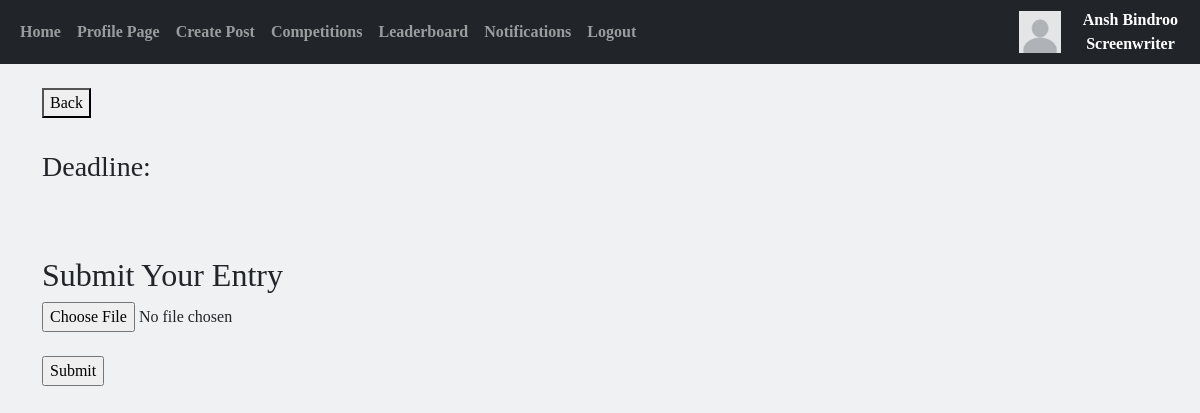
The page /comp/1 (signed in) on the database as committed earlier.
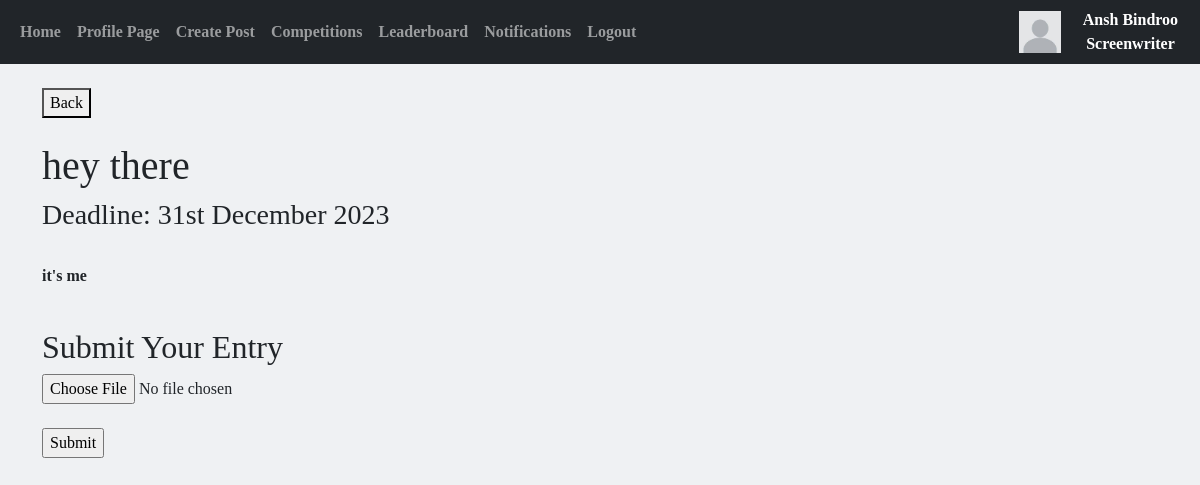
The same page on the database as committed later.
### website/models.py (models this page shows)
class Competitions(db.Model):
    __tablename__ = "Competitions"
    compid = db.Column(db.Integer, primary_key=True)
    producerid = db.Column(db.Integer, db.ForeignKey('Producers.producerid'))
    title = db.Column(db.String(300))
    brief = db.Column(db.Text)
    deadline = db.Column(db.DateTime(timezone=True))
    deadline_string = db.Column(db.String(300))
    date_created = db.Column(db.String(300))
    datetime_created = db.Column(db.DateTime(timezone=True), default=func.now())
    submissionnum = db.Column(db.Integer)
    responses = db.relationship('Notifications', backref="comp", passive_deletes=True)
    awards = db.relationship('Awards', backref="comp", passive_deletes=True)

### website/comps.py (the view)
@comps.route('/comp/<compid>', methods=['GET', 'POST'])
@login_required
def comp(compid):
    UpdateNotificationNumber(current_user.id)
    comp = Competitions.query.filter_by(compid = compid).first()
    writer = Screenwriters.query.filter_by(userid=current_user.id).first()
    notif = Notifications.query.filter_by(writerid = writer.writerid, compid = compid).first()
    if notif:
        submitted = True
    else:
        submitted = False
    return flask.render_template("comp_full.html",user=current_user, comp=comp, submitted=submitted)

### website/update.py (called while the page is built, shortened)
def UpdateNotificationNumber(userid): # Updates the number of unseen notification a user has
    if current_user.accounttype == 1:
        writer = Screenwriters.query.filter_by(userid=userid).first()
        notifs = Notifications.query.filter_by(writerid=writer.writerid)
        number = 0
        if notifs:
            current_user.notifnum = number
            db.session.commit()
        else:
            current_user.notifnum = 0
            db.session.commit()

### website/templates/comp_full.html (shortened to what this page needs)
{% extends "base.html" %} {% block title %}{{comp.title}}{% endblock %} {% block content%}
<!DOCTYPE html>
<html lang="en">
<head>
</head>
<body>
  <button onclick="window.location.href = '/competitions';">Back</button>
  <br><br>
  {% if submitted == True %}
    <h2>You've already submitted to this competition.</h2>
  {% else %}
    <div style="text-align:left">
      <h1>{{comp.title}}</h1>
      <h3>Deadline: {{comp.deadline_string}}</h3>
    </div>
    <br>
    <p>{{comp.brief}}</p>
    <br>
    <h2>Submit Your Entry</h2>
    <form method='POST' enctype='multipart/form-data' action="/submit/{{comp.compid}}">
      <input type="file" name="submission"><br><br>
      <input type="submit" name="Submit" onclick="return confirm('Are you sure you want to submit this screenplay file for this competition? You will not be able to resubmit.')">
    </form>
  <br>
  {% endif %}
</body>
</html>
{% endblock %}

Rows that differ between the two databases and show on the page:
added Competitions: title "hey there", deadline_string "31st December 2023", brief "it's me"
